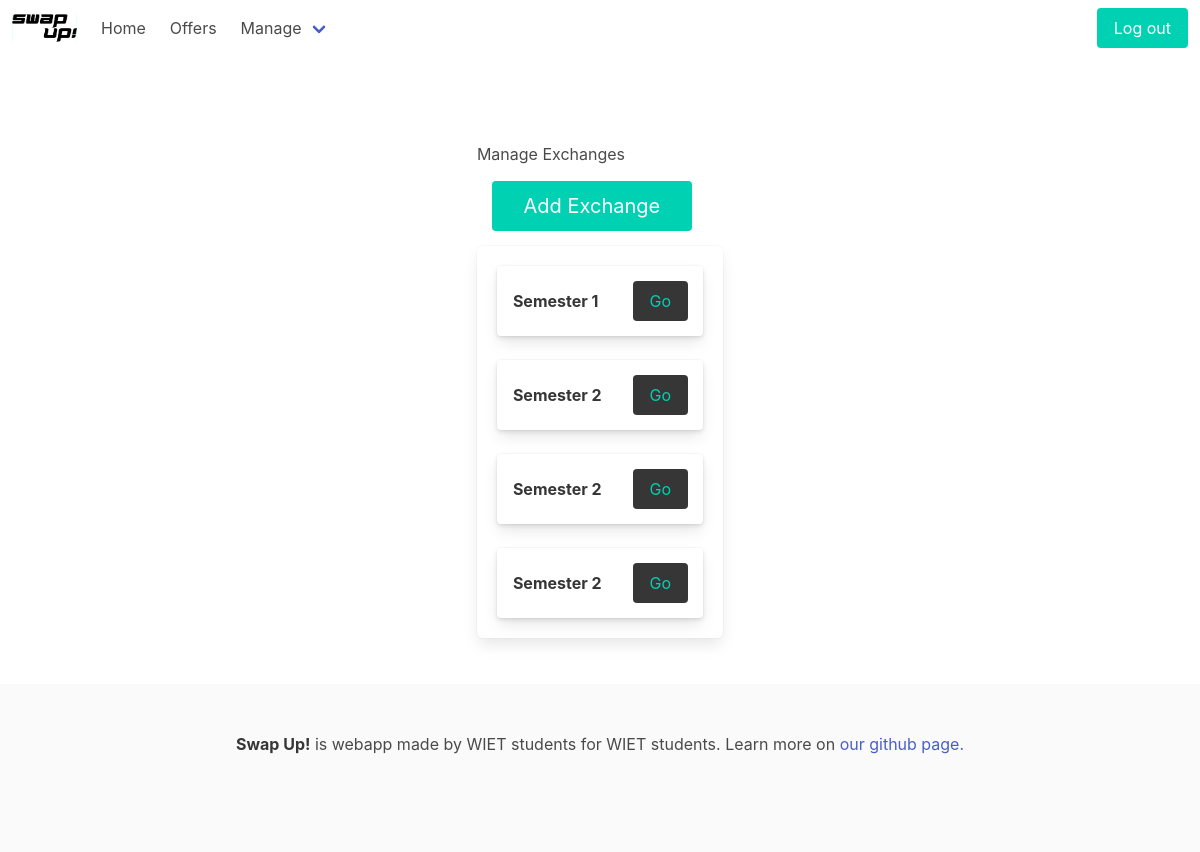
The app's page /exchange/manage/ (signed in) with its own data.
### exchange/models.py (models this page shows)
class Exchange(models.Model):
    class Semester(models.IntegerChoices):
        SEM1 = 1
        SEM2 = 2
        SEM3 = 3
        SEM4 = 4
        SEM5 = 5
        SEM6 = 6
        SEM7 = 7
        SEM8 = 8
        SEM9 = 9
        SEM10 = 10
    creation_date = models.DateField(null=True)
    modification_date = models.DateField(null=True)
    name = models.CharField(max_length=30, null=True)
    semester = models.IntegerField(choices=Semester.choices, null=True)

### exchange/views.py (the view)
# urls.py: path('manage/', views.manage, name='manage'),
@login_required
def manage(request):
    db_exchanges = Exchange.objects.all()
    print(db_exchanges)
    exchanges = []
    for exchange in db_exchanges:
        exchange_dict = {
            "name": exchange.name,
            "id": exchange.semester
        }
        print(exchange_dict)
        exchanges.append(exchange_dict)
    return render(request, 'exchange/manage.html', {'exchanges': exchanges})

### exchange/templates/exchange/manage.html
{% extends 'base.html' %}
{% block content %}
<div class="container is-max-desktop">
<div style="padding-top: 20px;">
    <h1 class="hero ">Manage Exchanges</h1>
</div>
<a class="button is-primary" href="{% url 'add-exchange' %}"
   style=" margin: 15px; height: 50px; width: 200px; font-size: 20px;">
    Add Exchange
</a>
<section class="box ">
    {% for exchange in exchanges %}
    <div class="card block ">
        <header class="card-header">
            <p class="card-header-title">
                {{exchange.name}}
            </p>
            <a class="button is-dark has-text-primary" style=" margin: 15px;" href="/exchange/manage/{{exchange.id}}">
                Go
            </a>
        </header>
    </div>
    {% endfor %}
</section>
</div>
{% endblock %}

### records on screen
Exchange: name "Semester 1"
Exchange: name "Semester 2"
Exchange: name "Semester 2"
Exchange: name "Semester 2"
